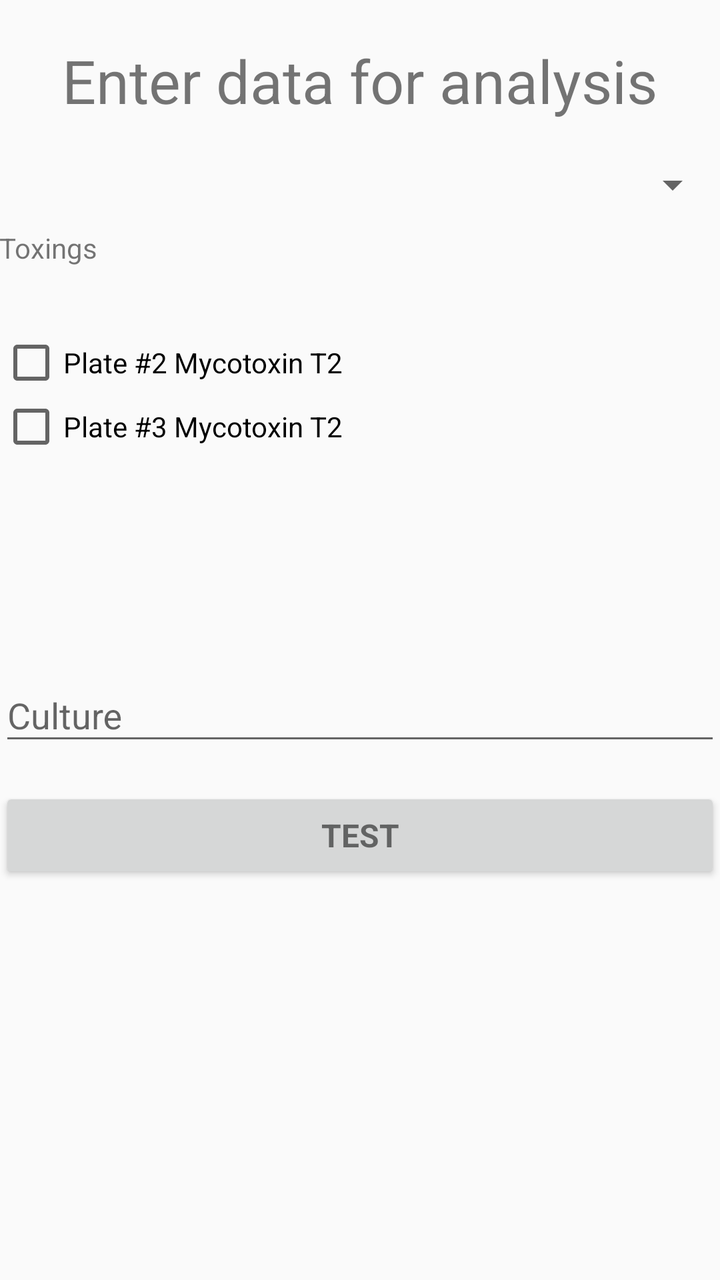
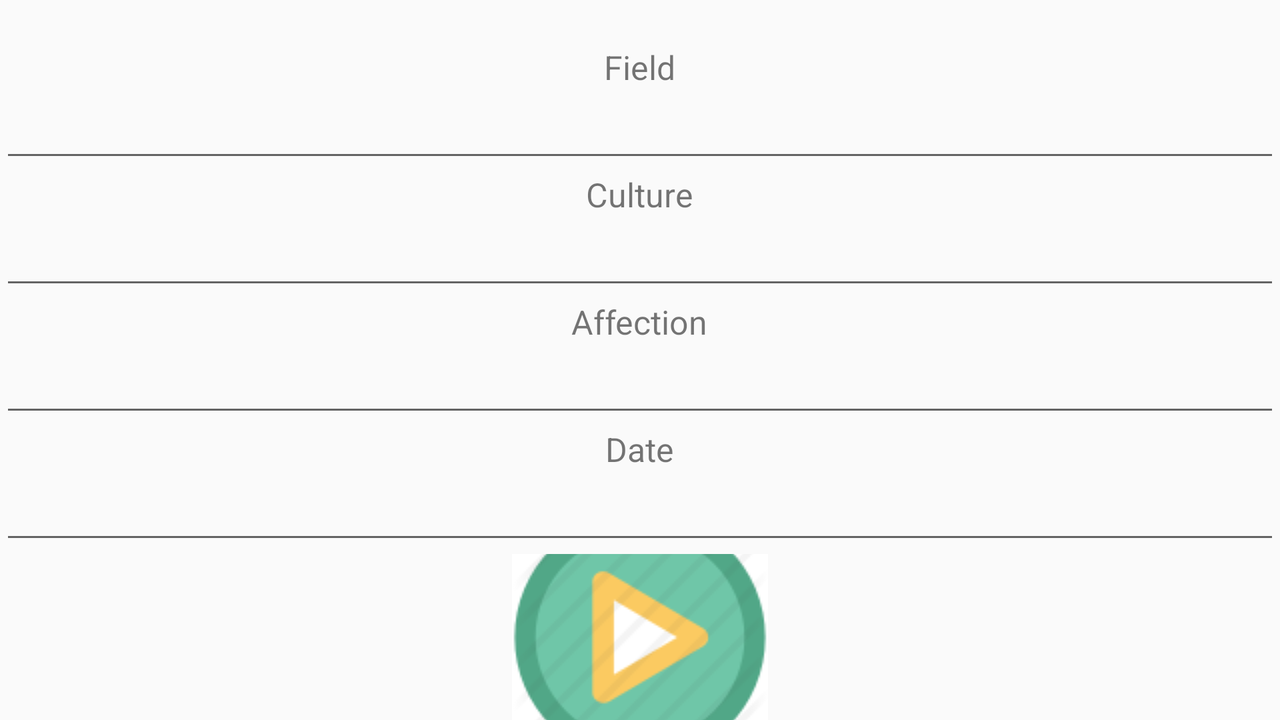

First picture: res/layout/ on a phone held upright. Second picture: the repository's own variant of that layout, on a device whose configuration matches the variant's folder. Source for both follows.
<!-- AndroidManifest.xml: application theme AppTheme -->
<!-- res/layout/fragment_home.xml -->
<LinearLayout xmlns:android="http://schemas.android.com/apk/res/android"
    xmlns:tools="http://schemas.android.com/tools"
    android:layout_width="match_parent"
    android:layout_height="match_parent"
    android:gravity="center_horizontal"
    android:orientation="vertical"
    android:paddingBottom="@dimen/activity_vertical_margin"
    android:paddingLeft="@dimen/activity_horizontal_margin"
    android:paddingRight="@dimen/activity_horizontal_margin"
    android:paddingTop="@dimen/activity_vertical_margin"
    tools:context="com.biosens.biosens.HomeFragment">


    <ScrollView
        android:id="@+id/form"
        android:layout_width="match_parent"
        android:layout_height="match_parent">

        <LinearLayout
            android:layout_width="match_parent"
            android:layout_height="wrap_content"
            android:orientation="vertical">


            <TextView
                android:layout_width="wrap_content"
                android:layout_height="wrap_content"
                android:layout_gravity="center"
                android:layout_marginTop="20dp"
                android:layout_marginBottom="20dp"
                android:textSize="30dp"
                android:textAlignment="center"
                android:text="Enter data for analysis"/>


            <Spinner
                android:layout_width="match_parent"
                android:layout_height="wrap_content"
                android:id="@+id/spinner_place" />

            <android.support.design.widget.TextInputLayout
                android:layout_width="match_parent"
                android:layout_height="wrap_content">


            </android.support.design.widget.TextInputLayout>






           


            <android.support.design.widget.TextInputLayout
                android:layout_width="match_parent"
                android:layout_height="wrap_content"
                android:layout_marginTop="10dp">
                <TextView
                    android:layout_width="wrap_content"
                    android:layout_height="wrap_content"
                    android:text="Toxings"
                    android:id="@+id/textView3"
                    android:layout_gravity="left" />


                <CheckBox
                    android:visibility="invisible"
                    android:layout_width="wrap_content"
                    android:layout_height="wrap_content"
                    android:text="Mycotoxin T2"
                    android:id="@+id/checkBoxToxity1"
                    android:checked="false" />


                <CheckBox
                    android:layout_width="wrap_content"
                    android:layout_height="wrap_content"
                    android:text="Plate #2 Mycotoxin T2"
                    android:id="@+id/checkBoxToxity2"
                    android:checked="false" />
                <CheckBox
                    android:layout_width="wrap_content"
                    android:layout_height="wrap_content"
                    android:text="Plate #3 Mycotoxin T2"
                    android:id="@+id/checkBoxToxity3"
                    android:checked="false" />


                <CheckBox
                    android:visibility="invisible"
                    android:layout_width="wrap_content"
                    android:layout_height="wrap_content"
                    android:text="Mycotoxin Patulin"
                    android:id="@+id/checkBoxToxity4"
                    android:checked="false" />
                <CheckBox
                    android:visibility="invisible"
                    android:layout_width="wrap_content"
                    android:layout_height="wrap_content"
                    android:text="Aflatoxin B1"
                    android:id="@+id/checkBoxToxity5"
                    android:checked="false" />
                <CheckBox
                    android:visibility="invisible"
                    android:layout_width="wrap_content"
                    android:layout_height="wrap_content"
                    android:text="Ochratoxin-A"
                    android:id="@+id/checkBoxToxity6"
                    android:checked="false" />


            </android.support.design.widget.TextInputLayout>


            <android.support.design.widget.TextInputLayout
                android:layout_width="match_parent"
                android:layout_height="wrap_content">

                <AutoCompleteTextView
                    android:id="@+id/editTextCulture"
                    android:layout_width="match_parent"
                    android:layout_height="wrap_content"
                    android:hint="Culture"
                    android:completionThreshold="1"
                    android:lines="1"
                    android:maxLines="1"
                    android:singleLine="true" />

            </android.support.design.widget.TextInputLayout>

            <Button
                android:id="@+id/buttonRead"
                style="?android:textAppearanceSmall"
                android:layout_width="match_parent"
                android:layout_height="wrap_content"
                android:layout_marginTop="16dp"
                android:textSize="16dp"
                android:text="Test"
                android:textStyle="bold"
                android:onClick="onClickRead"/>

        </LinearLayout>
    </ScrollView>


</LinearLayout>
<!-- resources referenced by this layout -->
<resources>
  <style name="AppTheme" parent="Theme.AppCompat.Light.DarkActionBar">
          
          <item name="colorPrimary">@color/colorPrimary</item>
          <item name="colorPrimaryDark">@color/colorPrimaryDark</item>
          <item name="colorAccent">@color/colorAccent</item>
      </style>
  <color name="colorPrimary">#4CAF50</color>
  <color name="colorPrimaryDark">#388E3C</color>
  <color name="colorAccent">#4ac397</color>
</resources>
<!-- res/layout-land/fragment_home.xml (the repository's variant of the layout above) -->
<!-- drawn on the phone turned sideways -->
<LinearLayout xmlns:android="http://schemas.android.com/apk/res/android"
    xmlns:tools="http://schemas.android.com/tools"
    android:orientation="vertical" android:layout_width="fill_parent"
    android:layout_height="fill_parent"
    tools:context=".HomeFragment">
    <TextView
        android:layout_width="wrap_content"
        android:layout_height="wrap_content"
        android:text=""
        android:id="@+id/textViewData"
        android:layout_gravity="center_horizontal"
        android:textSize="50px" />
    <TextView
        android:layout_width="wrap_content"
        android:layout_height="wrap_content"
        android:text="Field"
        android:id="@+id/textView3"
        android:layout_gravity="center_horizontal"
        android:textSize="50px" />

    <EditText
        android:layout_width="match_parent"
        android:layout_height="wrap_content"
        android:id="@+id/editTextField"
        android:layout_gravity="center_horizontal" />

    <TextView
        android:layout_width="wrap_content"
        android:layout_height="wrap_content"
        android:text="Culture"
        android:id="@+id/textView5"
        android:layout_gravity="center_horizontal"
        android:textSize="50px" />

    <EditText
        android:layout_width="match_parent"
        android:layout_height="wrap_content"
        android:id="@+id/editTextCulture"
        android:layout_gravity="center_horizontal" />

    <TextView
        android:layout_width="wrap_content"
        android:layout_height="wrap_content"
        android:text="Affection"
        android:id="@+id/textView6"
        android:layout_gravity="center_horizontal"
        android:textSize="50px" />

    <EditText
        android:layout_width="match_parent"
        android:layout_height="wrap_content"
        android:id="@+id/editTextToxity"
        android:layout_gravity="center_horizontal" />
    <TextView
        android:layout_width="wrap_content"
        android:layout_height="wrap_content"
        android:text="Date"
        android:id="@+id/textView4"
        android:layout_gravity="center_horizontal"
        android:textSize="50px" />

    <EditText
        android:layout_width="match_parent"
        android:layout_height="wrap_content"
        android:id="@+id/editTextDate"
        android:inputType="date"
        android:layout_gravity="center_horizontal" />

    <ImageButton
        android:layout_width="wrap_content"
        android:layout_height="wrap_content"
        android:id="@+id/buttonRead"
        android:src="@drawable/starst"
        android:layout_alignParentBottom="true"
        android:layout_centerHorizontal="true"


        android:layout_gravity="center_horizontal"
        android:background="#ffffff" />




</LinearLayout>
<!-- resources referenced by the variant -->
<!-- as the phone turned sideways resolves them -->
<resources>
  <!-- drawable starst: png bitmap (drawable, 6331 bytes) -->
  <style name="AppTheme" parent="Theme.AppCompat.Light.DarkActionBar">
          
          <item name="colorPrimary">@color/colorPrimary</item>
          <item name="colorPrimaryDark">@color/colorPrimaryDark</item>
          <item name="colorAccent">@color/colorAccent</item>
      </style>
  <color name="colorPrimary">#4CAF50</color>
  <color name="colorPrimaryDark">#388E3C</color>
  <color name="colorAccent">#4ac397</color>
</resources>
